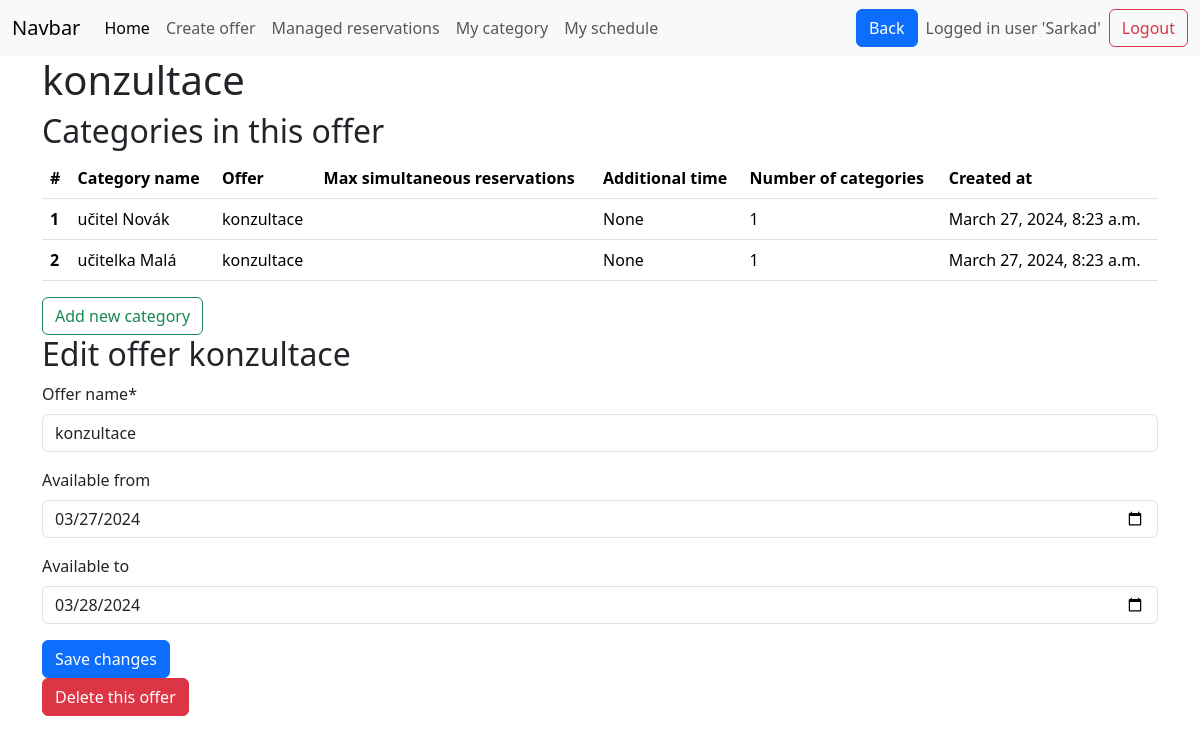
/offer_detail/34 (signed in), run on the app's committed database.
### base/models.py (models this page shows, shortened)
class Offer(models.Model):
    offer_name = models.CharField(max_length=50)
    available_from = models.DateField(null=True, blank=True)
    available_to = models.DateField(null=True, blank=True)
    created_at = models.DateTimeField(default=timezone.now)
    manager_of_this_offer = models.ForeignKey(
        User, on_delete=models.CASCADE, null=True, blank=True
    )
    def __str__(self):
        return self.offer_name  # rewrites Offer object (x) to its name in admi panel

class Category(models.Model):
    category_name = models.CharField(max_length=50)
    category_description = models.CharField(max_length=1000, null=True, blank=True)
    category_capacity = models.IntegerField(default=1)
    max_simultneous_reservations = models.IntegerField(default=1)
    additional_time = models.DurationField(null=True, blank=True)
    count_of_units = models.IntegerField(default=1)
    created_at = models.DateTimeField(default=timezone.now)
    belongs_to_offer = models.ForeignKey(Offer, on_delete=models.CASCADE)
    category_pricing = models.ForeignKey(Pricing, on_delete=models.CASCADE, null=True)

### base/views.py (the view, shortened to what this page needs)
# urls.py: path('offer_detail/<int:offer_id>',views.offer_detail, name='offer_detail' ),
@login_required  # If a user is not logged in, Django will redirect them to the login page.
def offer_detail(request, offer_id=None):
    offer = get_object_or_404(Offer, pk=offer_id)
    offer_name = offer.offer_name
    form = forms.OfferForm(instance=offer)
    if offer.manager_of_this_offer != request.user:
        messages.error(request, "You are not authorized to delete this offer.")
        return redirect("manager_home")  # Redirect to a safe page
    offers = Offer.objects.filter(manager_of_this_offer=request.user)
    offer = get_object_or_404(Offer, pk=offer_id)
    form = forms.OfferForm(instance=offer)
    categories = Category.objects.filter(belongs_to_offer=offer)
    return render(
        request,
        "offer_detail.html",
        context={
            "form": form,
            "offer_id": offer.id,
            "categories": categories,
            "offer_name": offer_name,
        },
    )

### base/forms.py
class OfferForm(ModelForm):
    class Meta:
        model = models.Offer
        exclude = [
            "manager_of_this_offer",
            "created_at",
        ]  # limiting the fields if that are displayed
        widgets = {
            "available_from": widgets.DateInput(
                attrs={
                    "type": "date",
                    "value": datetime.now().date(),
                }
            ),
            "available_to": widgets.DateInput(
                attrs={
                    "type": "date",
                    "value": datetime.now().date()+ timedelta(days=1),
                }
            ),
        }

### templates/offer_detail.html (shortened to what this page needs)
{% extends 'main.html' %}
{% load crispy_forms_tags %}
{% block content %}
<div class="container-md">
    <h1> {{ offer_name }} </h1>
    <h2> Categories in this offer </h2>
    {% if categories %}
    <table class="table table-hover">
        <thead>
            <tr>
                <th scope="col">#</th>
                <th scope="col">Category name</th>
                <th scope="col">Offer</th>
                <th scope="col">Max simultaneous reservations</th>
                <th scope="col">Additional time</th>
                <th scope="col">Number of categories</th>
                <th scope="col">Created at</th>
            </tr>
        </thead>
        <tbody>
            {% for category in categories %}
            <tr class="clickable-row" style="cursor: pointer;" title="Click to edit category"
                onclick="location.href='{% url 'edit_category' category.belongs_to_offer.id category.id %}'">
                <th scope="row">{{ forloop.counter }}</th>
                <td>{{ category.category_name }} </td>
                <td>{{ category.belongs_to_offer }} </td>
                <td>{{ category.max_simultaneous_reservations }} </td>
                <td>{{ category.additional_time }} </td>
                <td>{{ category.count_of_units }} </td>
                <td>{{ category.created_at }} </td>
            </tr>
            {% endfor %}
        </tbody>
    </table>
    <a onclick="location.href='{% url 'create_category' offer_id %}'" class="btn btn-outline-success" id="addrow">Add new category</a>
    {% else %}
    <p>You do not have any categories for this offer.<br>
        <a onclick="location.href='{% url 'create_category' offer_id %}'" class="btn btn-outline-success" id="addrow">Add new category</a>
    </p>
    {% endif %}
    <h2> Edit offer {{ offer_name }} </h2>
    <form method="post" class="form">
        {{ form|crispy }}
        <button type="submit" class="btn btn-primary">Save changes</button>
    </form>
    <button type="button" class="btn btn-danger" data-bs-toggle="modal" data-bs-target="#deleteOfferModal">
      Delete this offer
    </button>
</div>
{% endblock %}

### templates/navbar.html (shortened to what this page needs)
<nav class="navbar navbar-expand-lg bg-body-tertiary">
  <div class="container-fluid">
    <a class="navbar-brand" href="#">Navbar</a>
    <div class="collapse navbar-collapse" id="navbarSupportedContent">
      <ul class="navbar-nav me-auto mb-2 mb-lg-0">
        <li class="nav-item">
          <a class="nav-link active" aria-current="page" href="/manager_home">Home</a>
        </li>
        <li class="nav-item">
          <a class="nav-link" href="/create_offer">Create offer</a>
        </li>
        <li class="nav-item">
          <a class="nav-link" href="/managed_reservations">Managed reservations</a>
        </li>
        <li class="nav-item">
          <a class="nav-link" href="/my_schedule">My category</a>
        </li>
        <li class="nav-item">
          <a class="nav-link" href="/my_schedule">My schedule</a>
        </li>
      </ul>
      <button type="submit" class="btn btn-primary me-2" onclick="goBack()">Back</button>
       <div class="d-flex align-items-center">
        {% if request.user.is_authenticated %}
        <span class="navbar-text me-2"> Logged in user '{{ request.user.username | title }}'</span>
        <a class="btn btn-outline-danger" href="{% url 'logout' %}">Logout</a>
        {% else %}
        <a class="btn btn-outline-primary" href="{% url 'login' %}">Login</a>
        {% endif %}
      </div>
    </div>
    </div>
</nav>

### data on the page
Offer: offer_name "konzultace", available_from "03/27/2024", available_to "03/28/2024"
Category: category_name "učitel Novák", belongs_to_offer "konzultace", additional_time "None", count_of_units "1", created_at "March 27, 2024, 8:23 a.m."
Category: category_name "učitelka Malá", belongs_to_offer "konzultace", additional_time "None", count_of_units "1", created_at "March 27, 2024, 8:23 a.m."

### other printed values
{{ request.user.username | title }} "Sarkad"
